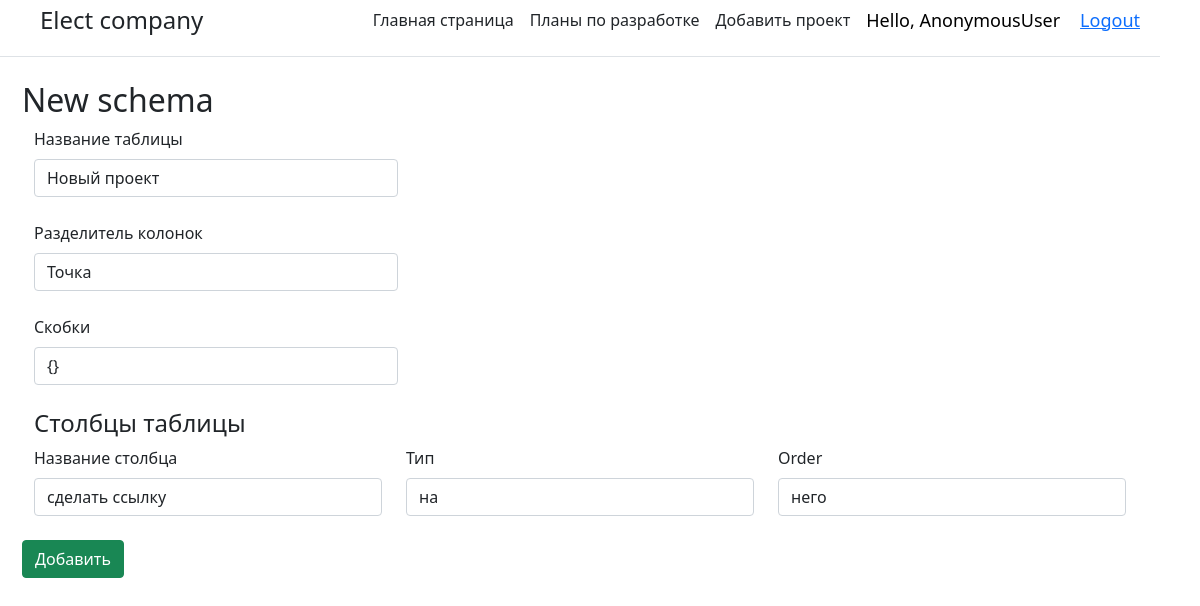
Page /update/20/ on the earlier database version.
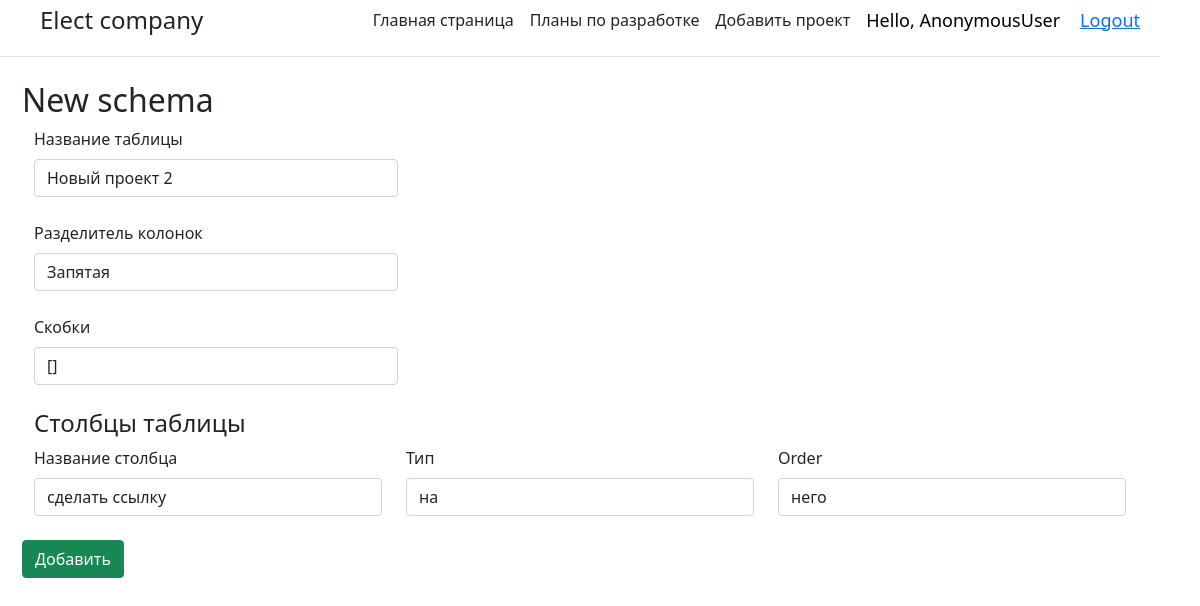
Same page on the later database version.
### main/models.py (models this page shows, shortened)
class Task(models.Model):
    name_task = models.CharField('Название', max_length=50)
    title = models.CharField('Название', max_length= 50)
    title2 = models.CharField('Название', max_length=50)
    task = models.CharField('Описание', max_length=50)
    created_time = models.DateTimeField(auto_now_add=True)
    column_sep = models.CharField('Разделитель', max_length= 50)
    int_min = models.IntegerField(default=0)
    int_max = models.IntegerField(default=0)
    order = models.IntegerField(default=0)
    str_char = models.CharField('Скобки', max_length=50)
    class Meta:
        verbose_name = 'Задача'
        verbose_name_plural = 'Задачи'

### main/views.py (the view, shortened to what this page needs)
# urls.py: path('update/<str:pk>/',views.updateProject, name = 'update'),
def updateProject(request,pk):
    error = ""
    project = Task.objects.get(id=pk)
    form = TaskForm(instance=project)
    context = {
        "form": form,
        "error": error
    }
    return render(request, 'main/create.html', context)

### main/templates/main/create.html (shortened to what this page needs)
{% extends 'main/base.html'%}
{% block content %}
    <h2> New schema</h2>
    <form method="post">
        <div class="container">
            <label class="form-label"> Название таблицы</label>
            <div class="col-4">{{ form.name_task }}</div><br>
            <label class="form-label"> Разделитель колонок</label>
            <div class="col-4">{{ form.column_sep }}</div><br>
            <label class="form-label"> Скобки</label>
            <div class="col-4">{{ form.str_char }}</div>
            <br>
            <h4> Столбцы таблицы</h4>
            <div class="row">
                <div class="col-4">
                    <label class="form-label"> Название столбца</label>
                    {{ form.title }}
                </div>
                <div class="col-4">
                    <label class="form-label"> Тип</label>
                    {{ form.title2 }}
                </div>
                <div class="col-4">
                    <label class="form-label"> Order</label>
                    {{ form.task }}
                </div>
            </div>
        </div>
        <br>
        <button type="submit" class="btn btn-success"> Добавить </button>
    </form>
{%endblock%}

Differences in the rows shown:
changed Task "сделать ссылку": name_task "Новый проект" → "Новый проект 2"; column_sep "Точка" → "Запятая"; str_char "{}" → "[]"
